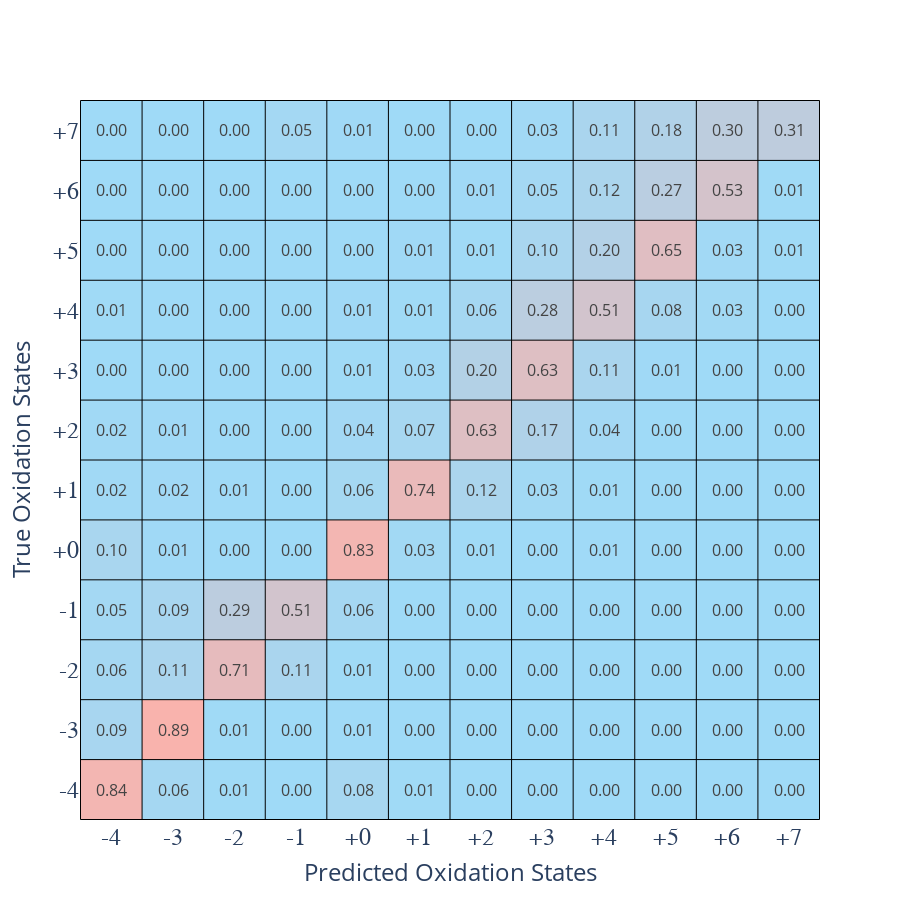

Source (notebook cell):
### Code cell
import pandas as pd
import plotly.graph_objects as go


cm_str = [["%.2f" % y for y in x] for x in NC_CM]
df_str = pd.DataFrame(cm_str)
tick_labels = [f'+{i}' if i >= 0 else str(i) for i in range(-4, 8)]

colorscale = [[0.0, '#9FDAF7'], [1.0, '#F9B3AD']]

fig = go.Figure(data=go.Heatmap(z=NC_CM, x=tick_labels, y=tick_labels,
                                text=df_str,texttemplate="%{text}",textfont={"size": 16},showscale=False,
                                colorscale=colorscale, hoverongaps=False))

fig.update_layout(width=900, height=900,
                  xaxis=dict(title="Predicted Oxidation States", titlefont_size=24, tickfont_size=24, ticktext=tick_labels,
                             tickfont=dict(family="Times New Roman")),
                  yaxis=dict(title="True Oxidation States", titlefont_size=24, tickfont_size=24, ticktext=tick_labels,
                             tickfont=dict(family="Times New Roman")))

for i in range(len(tick_labels) + 1):
    fig.add_shape(type="line",x0=-0.5, y0=i - 0.5, x1=len(tick_labels) - 0.5, y1=i - 0.5, line=dict(color="black", width=1))

for i in range(len(tick_labels) + 1):
    fig.add_shape(type="line",x0=i - 0.5, y0=-0.5, x1=i - 0.5, y1=len(tick_labels) - 0.5, line=dict(color="black", width=1))

fig.show()

print(sum([1 for (x,y) in zip(ALL_PRED, ALL_TRUE) if x==y])/len(ALL_PRED))

fig.write_image("TOSS.png")

### Figure 1 — Plotly figure (JSON) as saved in the notebook; plotly's stock layout.template omitted (floating-point values rounded to 4 significant figures; data arrays with more than 128 entries replaced by an {"elided": "..."} marker saying what was removed)
{"data": [{"colorscale": [[0, "#9FDAF7"], [1, "#F9B3AD"]], "hoverongaps": false, "showscale": false, "text": {"elided": "12x12 str values"}, "textfont": {"size": 16}, "texttemplate": "%{text}", "type": "heatmap", "x": ["-4", "-3", "-2", "-1", "+0", "+1", "+2", "+3", "+4", "+5", "+6", "+7"], "y": ["-4", "-3", "-2", "-1", "+0", "+1", "+2", "+3", "+4", "+5", "+6", "+7"], "z": {"elided": "12x12 float values"}}], "layout": {"height": 900, "shapes": [{"line": {"color": "black", "width": 1}, "type": "line", "x0": -0.5, "x1": 11.5, "y0": -0.5, "y1": -0.5}, {"line": {"color": "black", "width": 1}, "type": "line", "x0": -0.5, "x1": 11.5, "y0": 0.5, "y1": 0.5}, {"line": {"color": "black", "width": 1}, "type": "line", "x0": -0.5, "x1": 11.5, "y0": 1.5, "y1": 1.5}, {"line": {"color": "black", "width": 1}, "type": "line", "x0": -0.5, "x1": 11.5, "y0": 2.5, "y1": 2.5}, {"line": {"color": "black", "width": 1}, "type": "line", "x0": -0.5, "x1": 11.5, "y0": 3.5, "y1": 3.5}, {"line": {"color": "black", "width": 1}, "type": "line", "x0": -0.5, "x1": 11.5, "y0": 4.5, "y1": 4.5}, {"line": {"color": "black", "width": 1}, "type": "line", "x0": -0.5, "x1": 11.5, "y0": 5.5, "y1": 5.5}, {"line": {"color": "black", "width": 1}, "type": "line", "x0": -0.5, "x1": 11.5, "y0": 6.5, "y1": 6.5}, {"line": {"color": "black", "width": 1}, "type": "line", "x0": -0.5, "x1": 11.5, "y0": 7.5, "y1": 7.5}, {"line": {"color": "black", "width": 1}, "type": "line", "x0": -0.5, "x1": 11.5, "y0": 8.5, "y1": 8.5}, {"line": {"color": "black", "width": 1}, "type": "line", "x0": -0.5, "x1": 11.5, "y0": 9.5, "y1": 9.5}, {"line": {"color": "black", "width": 1}, "type": "line", "x0": -0.5, "x1": 11.5, "y0": 10.5, "y1": 10.5}, {"line": {"color": "black", "width": 1}, "type": "line", "x0": -0.5, "x1": 11.5, "y0": 11.5, "y1": 11.5}, {"line": {"color": "black", "width": 1}, "type": "line", "x0": -0.5, "x1": -0.5, "y0": -0.5, "y1": 11.5}, {"line": {"color": "black", "width": 1}, "type": "line", "x0": 0.5, "x1": 0.5, "y0": -0.5, "y1": 11.5}, {"line": {"color": "black", "width": 1}, "type": "line", "x0": 1.5, "x1": 1.5, "y0": -0.5, "y1": 11.5}, {"line": {"color": "black", "width": 1}, "type": "line", "x0": 2.5, "x1": 2.5, "y0": -0.5, "y1": 11.5}, {"line": {"color": "black", "width": 1}, "type": "line", "x0": 3.5, "x1": 3.5, "y0": -0.5, "y1": 11.5}, {"line": {"color": "black", "width": 1}, "type": "line", "x0": 4.5, "x1": 4.5, "y0": -0.5, "y1": 11.5}, {"line": {"color": "black", "width": 1}, "type": "line", "x0": 5.5, "x1": 5.5, "y0": -0.5, "y1": 11.5}, {"line": {"color": "black", "width": 1}, "type": "line", "x0": 6.5, "x1": 6.5, "y0": -0.5, "y1": 11.5}, {"line": {"color": "black", "width": 1}, "type": "line", "x0": 7.5, "x1": 7.5, "y0": -0.5, "y1": 11.5}, {"line": {"color": "black", "width": 1}, "type": "line", "x0": 8.5, "x1": 8.5, "y0": -0.5, "y1": 11.5}, {"line": {"color": "black", "width": 1}, "type": "line", "x0": 9.5, "x1": 9.5, "y0": -0.5, "y1": 11.5}, {"line": {"color": "black", "width": 1}, "type": "line", "x0": 10.5, "x1": 10.5, "y0": -0.5, "y1": 11.5}, {"line": {"color": "black", "width": 1}, "type": "line", "x0": 11.5, "x1": 11.5, "y0": -0.5, "y1": 11.5}], "width": 900, "xaxis": {"tickfont": {"family": "Times New Roman", "size": 24}, "ticktext": ["-4", "-3", "-2", "-1", "+0", "+1", "+2", "+3", "+4", "+5", "+6", "+7"], "title": {"font": {"size": 24}, "text": "Predicted Oxidation States"}}, "yaxis": {"tickfont": {"family": "Times New Roman", "size": 24}, "ticktext": ["-4", "-3", "-2", "-1", "+0", "+1", "+2", "+3", "+4", "+5", "+6", "+7"], "title": {"font": {"size": 24}, "text": "True Oxidation States"}}}}
